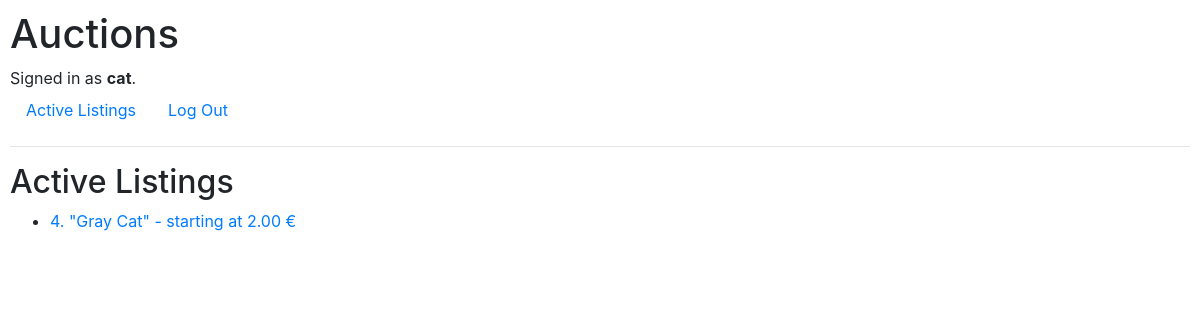
Screenshot of / (signed in) with the database file from the repository.
### auctions/models.py (models this page shows, shortened)
class User(AbstractUser):
    pass

class Listing(models.Model):
    title = models.CharField(max_length=120)
    description = models.TextField()
    starting_bid = models.DecimalField(max_digits=30, decimal_places=2)
    user = models.ForeignKey(User, on_delete=models.CASCADE)
    def __str__(self):
        return '{}. "{}" - starting at {} €'.format(self.pk, self.title, self.starting_bid)

### auctions/views.py (the view)
# urls.py: path("", views.index, name="index"),
def index(request):
    context = {
        'listings': Listing.objects.all(),
    }
    return render(request, "auctions/index.html", context)

### auctions/templates/auctions/index.html
{% extends "auctions/layout.html" %}
{% block body %}
    <h2>Active Listings</h2>
    <ul>
        {% for listing in listings %}
            <li><a href="{% url 'listing' listing.pk %}">{{ listing }}</a></li>
        {% endfor %}
    </ul>
{% endblock %}

### auctions/templates/auctions/layout.html (shortened to what this page needs)
{% load static %}
<!DOCTYPE html>
<html lang="en">
    <head>
        <link rel="stylesheet" href="https://stackpath.bootstrapcdn.com/bootstrap/4.4.1/css/bootstrap.min.css">
        <link href="{% static 'auctions/styles.css' %}" rel="stylesheet">
    </head>
    <body>
        <h1>Auctions</h1>
        <div>
            {% if user.is_authenticated %}
                Signed in as <strong>{{ user.username }}</strong>.
            {% else %}
                Not signed in.
            {% endif %}
        </div>
        <ul class="nav">
            <li class="nav-item">
                <a class="nav-link" href="{% url 'index' %}">Active Listings</a>
            </li>
            {% if user.is_authenticated %}
                <li class="nav-item">
                    <a class="nav-link" href="{% url 'logout' %}">Log Out</a>
                </li>
            {% endif %}
        </ul>
        <hr>
        {% block body %}
        {% endblock %}
    </body>
</html>

### auctions/static/auctions/styles.css (style rules this page uses)
body { padding: 10px; }

### rows the page displays
User: username "cat"
Listing: id+title+starting_bid "4. \"Gray Cat\" - starting at 2.00 €"
